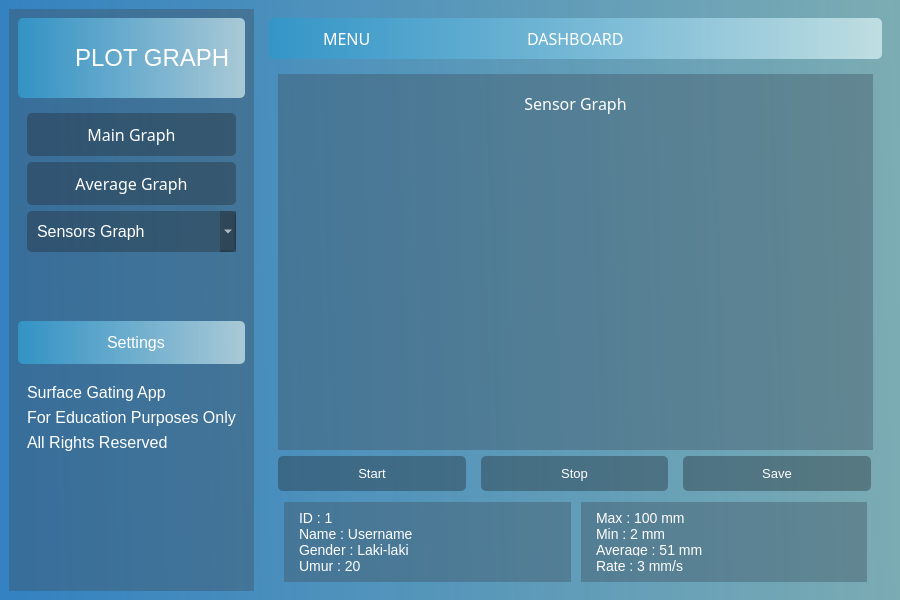
<?xml version="1.0" encoding="UTF-8"?>
<ui version="4.0">
 <class>MainWindow</class>
 <widget class="QMainWindow" name="MainWindow">
  <property name="geometry">
   <rect>
    <x>0</x>
    <y>0</y>
    <width>900</width>
    <height>600</height>
   </rect>
  </property>
  <property name="windowTitle">
   <string>MainWindow</string>
  </property>
  <widget class="QWidget" name="winmenu_graph">
   <property name="styleSheet">
    <string notr="true">*
{
color: #fff;
font-family: 'Trebuchet MS';
font-size: 16px;
border: nine;
background: none;
}
#frame_graph_gbframe QComboBox
{
text-align: center;
padding: 10px;
border-radius: 5px;
background-color: rgba(33, 43, 51, 100);
}
#frame_graph_gbframe QComboBox QAbstractItemView::item:hover {
    background-color: rgba(61, 80, 95, 100);
}
#winmenu_graph
{
background-color: qlineargradient(spread:pad, x1:0, y1:0.5, x2:1, y2:0.48, stop:0 rgba(0, 100,180, 200), stop:1 rgba(0, 100, 115, 123));
}
#frame_graph_head, #frame_graph_tframe
{
background-color: qlineargradient(spread:pad, x1:0, y1:0, x2:1, y2:0, stop:0 rgba(50, 150,200, 235), stop:1 rgba(235, 255, 255, 155));
border-radius: 5px;
font-size: 14px;
}
#frame_graph_left, #widget_main_graph, #widget_average_graph, #widget_sensors_graph, #frame_graph_inleft, #frame_graph_inright
{
background-color: rgba(61, 80, 95, 100);
}
#label_graph_tlabel
{
    font-family: 'Segoe UI';
    font-size: 24px;
}
#frame_graph_inleft QLabel
{
font-size: 14px;
}
#frame_graph_inright QLabel
{
font-size: 14px;
}
#frame_graph_gbframe QPushButton
{
padding: 10px;
border-radius: 5px;
background-color: rgba(33, 43, 51, 100);
}
#frame_graph_gbframe QPushButton:hover
{
padding: 10px;
border-radius: 5px;
background-color: rgb(120, 157, 186);
}
#frame_graph_sframe QPushButton
{
	padding: 12px;
	border-radius: 5px;
	background-color: qlineargradient(spread:pad, x1:0, y1:0, x2:1, y2:0, stop:0 rgba(50, 150,200, 235), stop:1 rgba(235, 255, 255, 155));
}
#frame_graph_sframe QPushButton:hover
{
	border-radius: 5px;
	background-color: rgb(120, 157, 186);
}
#frame_graph_head QPushButton
{
	background-color: transparent;
	border-radius: 15px;
}
#frame_graph_head QPushButton:hover
{
	background-color: rgb(120, 157, 186);
}
#frame_graph_menu QPushButton:hover
{
	border-radius: 10px;
	background-color: rgb(120, 157, 186);
}
#frame_graph_util QPushButton
{
font-size: 13px;
padding: 10px;
border-radius: 5px;
background-color: rgba(33, 43, 51, 100);
}
#frame_graph_util QPushButton:hover
{
	border-radius: 5px;
	background-color: rgba(61, 80, 95, 100)
}</string>
   </property>
   <layout class="QHBoxLayout" name="horizontalLayout">
    <item>
     <widget class="QWidget" name="frame_graph_left" native="true">
      <layout class="QVBoxLayout" name="verticalLayout">
       <item>
        <widget class="QFrame" name="frame_graph_tframe">
         <property name="minimumSize">
          <size>
           <width>200</width>
           <height>80</height>
          </size>
         </property>
         <property name="maximumSize">
          <size>
           <width>16777215</width>
           <height>80</height>
          </size>
         </property>
         <property name="frameShape">
          <enum>QFrame::StyledPanel</enum>
         </property>
         <property name="frameShadow">
          <enum>QFrame::Raised</enum>
         </property>
         <layout class="QHBoxLayout" name="horizontalLayout_2">
          <property name="spacing">
           <number>0</number>
          </property>
          <property name="leftMargin">
           <number>0</number>
          </property>
          <property name="topMargin">
           <number>0</number>
          </property>
          <property name="rightMargin">
           <number>15</number>
          </property>
          <property name="bottomMargin">
           <number>0</number>
          </property>
          <item alignment="Qt::AlignHCenter|Qt::AlignVCenter">
           <widget class="QLabel" name="label_graph_ticon">
            <property name="minimumSize">
             <size>
              <width>40</width>
              <height>40</height>
             </size>
            </property>
            <property name="maximumSize">
             <size>
              <width>40</width>
              <height>40</height>
             </size>
            </property>
            <property name="text">
             <string/>
            </property>
            <property name="pixmap">
             <pixmap resource="resources.qrc">:/icons/icons/bar-chart-icon.svg</pixmap>
            </property>
            <property name="scaledContents">
             <bool>true</bool>
            </property>
           </widget>
          </item>
          <item alignment="Qt::AlignLeft">
           <widget class="QLabel" name="label_graph_tlabel">
            <property name="font">
             <font>
              <family>Segoe UI</family>
              <pointsize>-1</pointsize>
             </font>
            </property>
            <property name="text">
             <string>PLOT GRAPH</string>
            </property>
           </widget>
          </item>
         </layout>
        </widget>
       </item>
       <item alignment="Qt::AlignTop">
        <widget class="QFrame" name="frame_graph_gbframe">
         <property name="frameShape">
          <enum>QFrame::StyledPanel</enum>
         </property>
         <property name="frameShadow">
          <enum>QFrame::Raised</enum>
         </property>
         <layout class="QVBoxLayout" name="verticalLayout_2">
          <item>
           <widget class="QPushButton" name="button_graph_main">
            <property name="font">
             <font>
              <family>Trebuchet MS</family>
              <pointsize>-1</pointsize>
             </font>
            </property>
            <property name="text">
             <string>Main Graph</string>
            </property>
            <property name="icon">
             <iconset theme="SP_ArrowBack">
              <normaloff>.</normaloff>.</iconset>
            </property>
           </widget>
          </item>
          <item>
           <widget class="QPushButton" name="button_graph_average">
            <property name="font">
             <font>
              <family>Trebuchet MS</family>
              <pointsize>-1</pointsize>
             </font>
            </property>
            <property name="text">
             <string>Average Graph</string>
            </property>
           </widget>
          </item>
          <item>
           <widget class="QComboBox" name="combo_graph_sensors">
            <property name="styleSheet">
             <string notr="true">QComboBox QAbstractItemView::item:hover {
    background-color: black;
}
QComboBox::down-arrow {
    color: black;
}
QComboBox {
    text-align: center;
}
</string>
            </property>
            <property name="editable">
             <bool>false</bool>
            </property>
            <property name="currentText">
             <string>Sensors Graph</string>
            </property>
            <item>
             <property name="text">
              <string>Sensors Graph</string>
             </property>
            </item>
            <item>
             <property name="text">
              <string>Sensor 1</string>
             </property>
            </item>
            <item>
             <property name="text">
              <string>Sensor 2</string>
             </property>
            </item>
            <item>
             <property name="text">
              <string>Sensor 3</string>
             </property>
            </item>
            <item>
             <property name="text">
              <string>Sensor 4</string>
             </property>
            </item>
            <item>
             <property name="text">
              <string>Sensor 5</string>
             </property>
            </item>
            <item>
             <property name="text">
              <string>Sensor 6</string>
             </property>
            </item>
            <item>
             <property name="text">
              <string>Sensor 7</string>
             </property>
            </item>
            <item>
             <property name="text">
              <string>Sensor 8</string>
             </property>
            </item>
            <item>
             <property name="text">
              <string>Sensor 9</string>
             </property>
            </item>
           </widget>
          </item>
         </layout>
        </widget>
       </item>
       <item>
        <widget class="QFrame" name="frame_graph_sframe">
         <property name="minimumSize">
          <size>
           <width>0</width>
           <height>0</height>
          </size>
         </property>
         <property name="maximumSize">
          <size>
           <width>16777215</width>
           <height>50</height>
          </size>
         </property>
         <property name="frameShape">
          <enum>QFrame::StyledPanel</enum>
         </property>
         <property name="frameShadow">
          <enum>QFrame::Raised</enum>
         </property>
         <layout class="QVBoxLayout" name="verticalLayout_13">
          <property name="spacing">
           <number>0</number>
          </property>
          <property name="leftMargin">
           <number>0</number>
          </property>
          <property name="topMargin">
           <number>0</number>
          </property>
          <property name="rightMargin">
           <number>0</number>
          </property>
          <property name="bottomMargin">
           <number>0</number>
          </property>
          <item>
           <widget class="QPushButton" name="pushButton">
            <property name="maximumSize">
             <size>
              <width>16777215</width>
              <height>16777215</height>
             </size>
            </property>
            <property name="text">
             <string>  Settings</string>
            </property>
            <property name="icon">
             <iconset resource="resources.qrc">
              <normaloff>:/icons/icons/engine-gears-icon.svg</normaloff>:/icons/icons/engine-gears-icon.svg</iconset>
            </property>
           </widget>
          </item>
         </layout>
        </widget>
       </item>
       <item alignment="Qt::AlignTop">
        <widget class="QFrame" name="frame_graph_crlframe">
         <property name="frameShape">
          <enum>QFrame::StyledPanel</enum>
         </property>
         <property name="frameShadow">
          <enum>QFrame::Raised</enum>
         </property>
         <layout class="QVBoxLayout" name="verticalLayout_3">
          <item>
           <widget class="QLabel" name="frame_graph_crllabel2">
            <property name="text">
             <string>Surface Gating App</string>
            </property>
           </widget>
          </item>
          <item>
           <widget class="QLabel" name="frame_graph_crllabel1">
            <property name="text">
             <string>For Education Purposes Only</string>
            </property>
           </widget>
          </item>
          <item>
           <widget class="QLabel" name="frame_graph_crllabel3">
            <property name="text">
             <string>All Rights Reserved</string>
            </property>
           </widget>
          </item>
         </layout>
        </widget>
       </item>
      </layout>
     </widget>
    </item>
    <item>
     <widget class="QFrame" name="frame_graph_right">
      <property name="frameShape">
       <enum>QFrame::StyledPanel</enum>
      </property>
      <property name="frameShadow">
       <enum>QFrame::Raised</enum>
      </property>
      <layout class="QVBoxLayout" name="verticalLayout_4">
       <item alignment="Qt::AlignTop">
        <widget class="QFrame" name="frame_graph_head">
         <property name="maximumSize">
          <size>
           <width>16777215</width>
           <height>90</height>
          </size>
         </property>
         <property name="frameShape">
          <enum>QFrame::StyledPanel</enum>
         </property>
         <property name="frameShadow">
          <enum>QFrame::Raised</enum>
         </property>
         <layout class="QHBoxLayout" name="horizontalLayout_4">
          <property name="spacing">
           <number>0</number>
          </property>
          <property name="leftMargin">
           <number>5</number>
          </property>
          <property name="topMargin">
           <number>0</number>
          </property>
          <property name="rightMargin">
           <number>5</number>
          </property>
          <property name="bottomMargin">
           <number>0</number>
          </property>
          <item alignment="Qt::AlignLeft">
           <widget class="QFrame" name="frame_graph_menu">
            <property name="frameShape">
             <enum>QFrame::StyledPanel</enum>
            </property>
            <property name="frameShadow">
             <enum>QFrame::Raised</enum>
            </property>
            <layout class="QHBoxLayout" name="horizontalLayout_5">
             <property name="leftMargin">
              <number>0</number>
             </property>
             <property name="topMargin">
              <number>0</number>
             </property>
             <property name="rightMargin">
              <number>0</number>
             </property>
             <property name="bottomMargin">
              <number>0</number>
             </property>
             <item>
              <widget class="QPushButton" name="button_graph_menu">
               <property name="text">
                <string/>
               </property>
               <property name="icon">
                <iconset resource="resources.qrc">
                 <normaloff>:/icons/icons/menu-bar-icon.svg</normaloff>:/icons/icons/menu-bar-icon.svg</iconset>
               </property>
               <property name="iconSize">
                <size>
                 <width>30</width>
                 <height>30</height>
                </size>
               </property>
              </widget>
             </item>
             <item>
              <widget class="QLabel" name="label_graph_menu">
               <property name="font">
                <font>
                 <family>Trebuchet MS</family>
                 <pointsize>-1</pointsize>
                </font>
               </property>
               <property name="text">
                <string>MENU</string>
               </property>
              </widget>
             </item>
            </layout>
           </widget>
          </item>
          <item alignment="Qt::AlignHCenter">
           <widget class="QFrame" name="frame_graph_dash">
            <property name="font">
             <font>
              <family>Trebuchet MS</family>
              <pointsize>-1</pointsize>
             </font>
            </property>
            <property name="frameShape">
             <enum>QFrame::StyledPanel</enum>
            </property>
            <property name="frameShadow">
             <enum>QFrame::Raised</enum>
            </property>
            <layout class="QHBoxLayout" name="horizontalLayout_6">
             <item>
              <widget class="QLabel" name="label_graph_dash">
               <property name="font">
                <font>
                 <family>Trebuchet MS</family>
                 <pointsize>-1</pointsize>
                </font>
               </property>
               <property name="text">
                <string>DASHBOARD</string>
               </property>
              </widget>
             </item>
            </layout>
           </widget>
          </item>
          <item alignment="Qt::AlignRight">
           <widget class="QFrame" name="frame_graph_nav">
            <property name="frameShape">
             <enum>QFrame::StyledPanel</enum>
            </property>
            <property name="frameShadow">
             <enum>QFrame::Raised</enum>
            </property>
            <layout class="QHBoxLayout" name="horizontalLayout_7">
             <property name="spacing">
              <number>2</number>
             </property>
             <property name="leftMargin">
              <number>0</number>
             </property>
             <property name="topMargin">
              <number>0</number>
             </property>
             <property name="rightMargin">
              <number>0</number>
             </property>
             <property name="bottomMargin">
              <number>0</number>
             </property>
             <item>
              <widget class="QPushButton" name="button_graph_minimize">
               <property name="minimumSize">
                <size>
                 <width>30</width>
                 <height>30</height>
                </size>
               </property>
               <property name="maximumSize">
                <size>
                 <width>30</width>
                 <height>30</height>
                </size>
               </property>
               <property name="text">
                <string/>
               </property>
               <property name="icon">
                <iconset resource="resources.qrc">
                 <normaloff>:/icons/icons/minus-sign-icon.svg</normaloff>:/icons/icons/minus-sign-icon.svg</iconset>
               </property>
              </widget>
             </item>
             <item>
              <widget class="QPushButton" name="button_graph_expand">
               <property name="minimumSize">
                <size>
                 <width>30</width>
                 <height>30</height>
                </size>
               </property>
               <property name="maximumSize">
                <size>
                 <width>30</width>
                 <height>30</height>
                </size>
               </property>
               <property name="text">
                <string/>
               </property>
               <property name="icon">
                <iconset resource="resources.qrc">
                 <normaloff>:/icons/icons/aspect-ratio-icon.svg</normaloff>:/icons/icons/aspect-ratio-icon.svg</iconset>
               </property>
              </widget>
             </item>
             <item>
              <widget class="QPushButton" name="button_graph_close">
               <property name="minimumSize">
                <size>
                 <width>30</width>
                 <height>30</height>
                </size>
               </property>
               <property name="maximumSize">
                <size>
                 <width>30</width>
                 <height>30</height>
                </size>
               </property>
               <property name="text">
                <string/>
               </property>
               <property name="icon">
                <iconset resource="resources.qrc">
                 <normaloff>:/icons/icons/close-window-icon.svg</normaloff>:/icons/icons/close-window-icon.svg</iconset>
               </property>
              </widget>
             </item>
            </layout>
           </widget>
          </item>
         </layout>
        </widget>
       </item>
       <item>
        <widget class="QFrame" name="frame_graph_swframe">
         <property name="frameShape">
          <enum>QFrame::StyledPanel</enum>
         </property>
         <property name="frameShadow">
          <enum>QFrame::Raised</enum>
         </property>
         <layout class="QHBoxLayout" name="horizontalLayout_10">
          <property name="spacing">
           <number>0</number>
          </property>
          <property name="bottomMargin">
           <number>0</number>
          </property>
          <item>
           <widget class="QStackedWidget" name="swidget_graph_swgraph">
            <property name="currentIndex">
             <number>2</number>
            </property>
            <widget class="QWidget" name="widget_main_graph">
             <layout class="QVBoxLayout" name="verticalLayout_5">
              <item alignment="Qt::AlignTop">
               <widget class="QFrame" name="frame_graph_mlabel">
                <property name="frameShape">
                 <enum>QFrame::StyledPanel</enum>
                </property>
                <property name="frameShadow">
                 <enum>QFrame::Raised</enum>
                </property>
                <layout class="QVBoxLayout" name="verticalLayout_6">
                 <item alignment="Qt::AlignTop">
                  <widget class="QLabel" name="label_graph_main">
                   <property name="font">
                    <font>
                     <family>Trebuchet MS</family>
                     <pointsize>-1</pointsize>
                    </font>
                   </property>
                   <property name="text">
                    <string>Main Graph</string>
                   </property>
                   <property name="alignment">
                    <set>Qt::AlignCenter</set>
                   </property>
                  </widget>
                 </item>
                </layout>
               </widget>
              </item>
              <item>
               <widget class="QFrame" name="frame_graph_mgraph">
                <property name="sizePolicy">
                 <sizepolicy hsizetype="Preferred" vsizetype="Expanding">
                  <horstretch>0</horstretch>
                  <verstretch>0</verstretch>
                 </sizepolicy>
                </property>
                <property name="frameShape">
                 <enum>QFrame::StyledPanel</enum>
                </property>
                <property name="frameShadow">
                 <enum>QFrame::Raised</enum>
                </property>
                <layout class="QGridLayout" name="gridLayout"/>
               </widget>
              </item>
             </layout>
            </widget>
            <widget class="QWidget" name="widget_average_graph">
             <layout class="QVBoxLayout" name="verticalLayout_8">
              <item>
               <widget class="QFrame" name="frame_graph_avglabel">
                <property name="frameShape">
                 <enum>QFrame::StyledPanel</enum>
                </property>
                <property name="frameShadow">
                 <enum>QFrame::Raised</enum>
                </property>
                <layout class="QVBoxLayout" name="verticalLayout_7">
                 <item alignment="Qt::AlignTop">
                  <widget class="QLabel" name="label_graph_average">
                   <property name="font">
                    <font>
                     <family>Trebuchet MS</family>
                     <pointsize>-1</pointsize>
                    </font>
                   </property>
                   <property name="text">
                    <string>Average Graph</string>
                   </property>
                   <property name="alignment">
                    <set>Qt::AlignCenter</set>
                   </property>
                  </widget>
                 </item>
                </layout>
               </widget>
              </item>
              <item>
               <widget class="QFrame" name="frame_graph_avggraph">
                <property name="sizePolicy">
                 <sizepolicy hsizetype="Preferred" vsizetype="Expanding">
                  <horstretch>0</horstretch>
                  <verstretch>0</verstretch>
                 </sizepolicy>
                </property>
                <property name="frameShape">
                 <enum>QFrame::StyledPanel</enum>
                </property>
                <property name="frameShadow">
                 <enum>QFrame::Raised</enum>
                </property>
                <layout class="QGridLayout" name="gridLayout_2"/>
               </widget>
              </item>
             </layout>
            </widget>
            <widget class="QWidget" name="widget_sensors_graph">
             <layout class="QVBoxLayout" name="verticalLayout_10">
              <item>
               <widget class="QFrame" name="frame_graph_slabel">
                <property name="frameShape">
                 <enum>QFrame::StyledPanel</enum>
                </property>
                <property name="frameShadow">
                 <enum>QFrame::Raised</enum>
                </property>
                <layout class="QVBoxLayout" name="verticalLayout_9">
                 <item alignment="Qt::AlignTop">
                  <widget class="QLabel" name="label_graph_sensor">
                   <property name="font">
                    <font>
                     <family>Trebuchet MS</family>
                     <pointsize>-1</pointsize>
                    </font>
                   </property>
                   <property name="text">
                    <string>Sensor Graph</string>
                   </property>
                   <property name="alignment">
                    <set>Qt::AlignCenter</set>
                   </property>
                  </widget>
                 </item>
                </layout>
               </widget>
              </item>
              <item>
               <widget class="QFrame" name="frame_graph_sgraph">
                <property name="sizePolicy">
                 <sizepolicy hsizetype="Preferred" vsizetype="Expanding">
                  <horstretch>0</horstretch>
                  <verstretch>0</verstretch>
                 </sizepolicy>
                </property>
                <property name="frameShape">
                 <enum>QFrame::StyledPanel</enum>
                </property>
                <property name="frameShadow">
                 <enum>QFrame::Raised</enum>
                </property>
                <layout class="QGridLayout" name="gridLayout_3"/>
               </widget>
              </item>
             </layout>
            </widget>
           </widget>
          </item>
         </layout>
        </widget>
       </item>
       <item>
        <widget class="QFrame" name="frame_graph_util">
         <property name="frameShape">
          <enum>QFrame::StyledPanel</enum>
         </property>
         <property name="frameShadow">
          <enum>QFrame::Raised</enum>
         </property>
         <layout class="QHBoxLayout" name="horizontalLayout_17">
          <property name="spacing">
           <number>15</number>
          </property>
          <property name="topMargin">
           <number>0</number>
          </property>
          <property name="rightMargin">
           <number>11</number>
          </property>
          <property name="bottomMargin">
           <number>5</number>
          </property>
          <item>
           <widget class="QPushButton" name="button_graph_start">
            <property name="text">
             <string>Start</string>
            </property>
           </widget>
          </item>
          <item>
           <widget class="QPushButton" name="button_graph_stop">
            <property name="text">
             <string>Stop</string>
            </property>
           </widget>
          </item>
          <item>
           <widget class="QPushButton" name="button_graph_save">
            <property name="text">
             <string>Save</string>
            </property>
           </widget>
          </item>
         </layout>
        </widget>
       </item>
       <item alignment="Qt::AlignBottom">
        <widget class="QFrame" name="frame_graph_info">
         <property name="maximumSize">
          <size>
           <width>16777215</width>
           <height>80</height>
          </size>
         </property>
         <property name="frameShape">
          <enum>QFrame::StyledPanel</enum>
         </property>
         <property name="frameShadow">
          <enum>QFrame::Raised</enum>
         </property>
         <layout class="QHBoxLayout" name="horizontalLayout_8">
          <property name="spacing">
           <number>10</number>
          </property>
          <property name="leftMargin">
           <number>15</number>
          </property>
          <property name="topMargin">
           <number>0</number>
          </property>
          <property name="rightMargin">
           <number>15</number>
          </property>
          <property name="bottomMargin">
           <number>0</number>
          </property>
          <item alignment="Qt::AlignVCenter">
           <widget class="QFrame" name="frame_graph_inleft">
            <property name="frameShape">
             <enum>QFrame::StyledPanel</enum>
            </property>
            <property name="frameShadow">
             <enum>QFrame::Raised</enum>
            </property>
            <layout class="QVBoxLayout" name="verticalLayout_11">
             <property name="spacing">
              <number>4</number>
             </property>
             <property name="leftMargin">
              <number>15</number>
             </property>
             <property name="topMargin">
              <number>10</number>
             </property>
             <property name="rightMargin">
              <number>10</number>
             </property>
             <property name="bottomMargin">
              <number>10</number>
             </property>
             <item>
              <widget class="QLabel" name="label_graph_id">
               <property name="text">
                <string>ID : 1</string>
               </property>
              </widget>
             </item>
             <item>
              <widget class="QLabel" name="label_graph_name">
               <property name="text">
                <string>Name : Username</string>
               </property>
              </widget>
             </item>
             <item>
              <widget class="QLabel" name="label_graph_gender">
               <property name="text">
                <string>Gender : Laki-laki</string>
               </property>
              </widget>
             </item>
             <item>
              <widget class="QLabel" name="label_graph_umur">
               <property name="text">
                <string>Umur : 20</string>
               </property>
              </widget>
             </item>
            </layout>
           </widget>
          </item>
          <item>
           <widget class="QFrame" name="frame_graph_inright">
            <property name="frameShape">
             <enum>QFrame::StyledPanel</enum>
            </property>
            <property name="frameShadow">
             <enum>QFrame::Raised</enum>
            </property>
            <layout class="QVBoxLayout" name="verticalLayout_12">
             <property name="spacing">
              <number>4</number>
             </property>
             <property name="leftMargin">
              <number>15</number>
             </property>
             <property name="topMargin">
              <number>10</number>
             </property>
             <property name="rightMargin">
              <number>10</number>
             </property>
             <property name="bottomMargin">
              <number>10</number>
             </property>
             <item>
              <widget class="QLabel" name="label_graph_max">
               <property name="text">
                <string>Max : 100 mm</string>
               </property>
              </widget>
             </item>
             <item>
              <widget class="QLabel" name="label_graph_min">
               <property name="text">
                <string>Min : 2 mm</string>
               </property>
              </widget>
             </item>
             <item>
              <widget class="QLabel" name="label_graph_avg">
               <property name="text">
                <string>Average : 51 mm</string>
               </property>
              </widget>
             </item>
             <item>
              <widget class="QLabel" name="label_graph_rate">
               <property name="text">
                <string>Rate : 3 mm/s</string>
               </property>
              </widget>
             </item>
            </layout>
           </widget>
          </item>
         </layout>
        </widget>
       </item>
      </layout>
     </widget>
    </item>
   </layout>
  </widget>
 </widget>
 <resources>
  <include location="resources.qrc"/>
 </resources>
 <connections/>
</ui>
